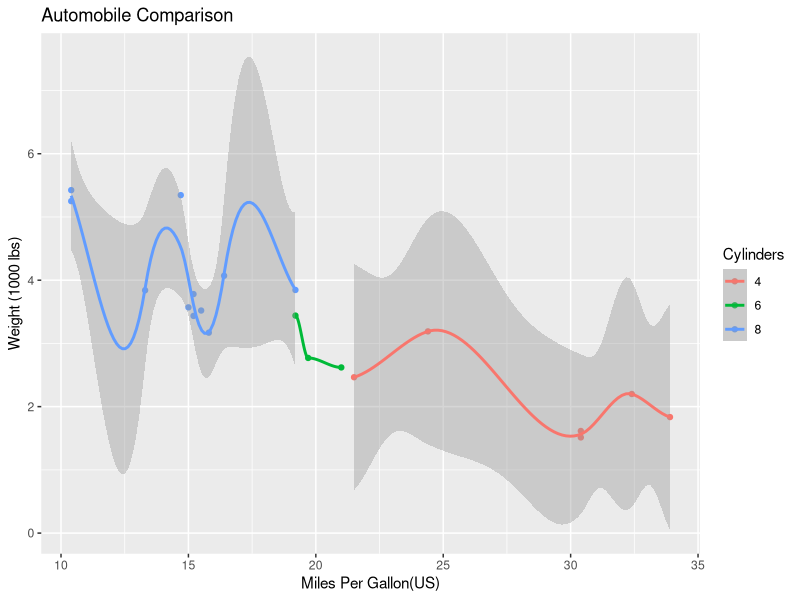
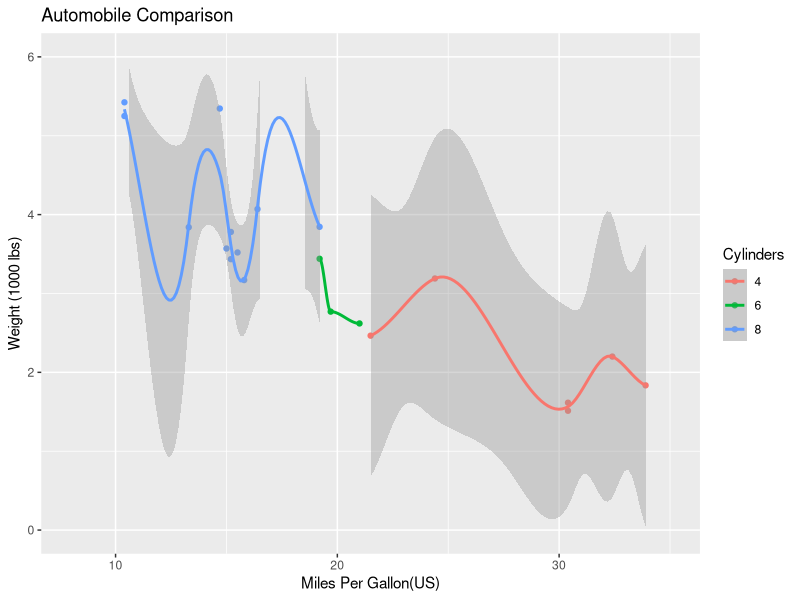

The R source for these figures, in order:
## This exercise demonstrates how to add text/labels via qplot()

# Bring in the data
setwd("./data")
frame <- read.csv("DataSet-Autos.csv")

# Bring in ggplot2
library(ggplot2)

# encode the variable factors
Cylinders <- factor(frame$cyl)

qplot(mpg, wt, data = frame,
      geom = c("point", "smooth"),
      color = Cylinders,
      xlab = "Miles Per Gallon(US)",
      ylab = "Weight (1000 lbs)",
      main = "Automobile Comparison")

# edit the call to add point labels and extend axis limits
qplot(mpg, wt, data = frame,
      geom = c("point", "smooth"),
      color = Cylinders,
      xlab = "Miles Per Gallon(US)",
      ylab = "Weight (1000 lbs)",
      main = "Automobile Comparison",
      label = 'model',
      xlim = c(8, 35),
      ylim = c(0, 6))
